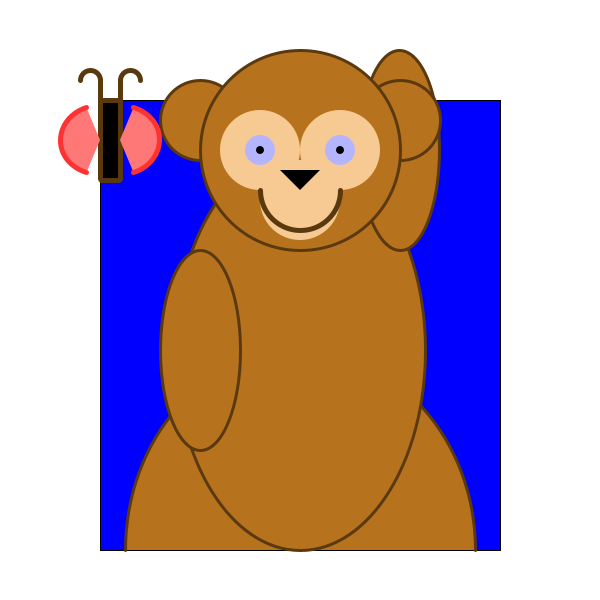
Frame 1 (no input)
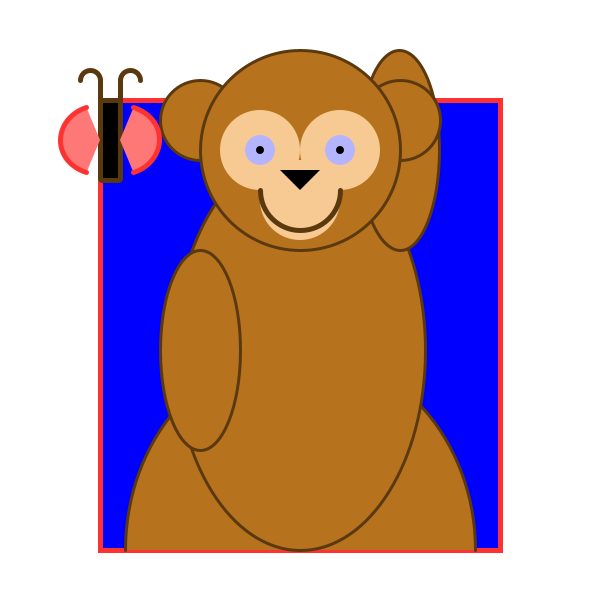
Frame 60 (the mouse pressed at the canvas centre just before this capture)
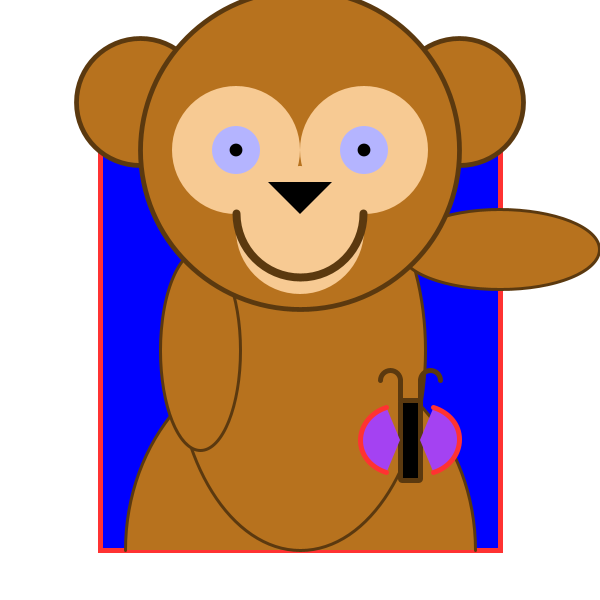
Frame 120 (the mouse held since frame 60 and released just before this capture)

The Processing sketch that drew these frames (run headless with seeded random() and noise(); from frame 60 on, the mouse is pressed at the canvas centre):

// Processing sketch: D104_Armaan_Bandali_Lab2_301322810
// ── D104_Armaan_Bandali_Lab2_301322810.pde
void setup() {
  size(600, 600);
}

color c = color (255, 120, 120);
float scaHead = 1;

void mousePressed(){
  c = color(random(255), random(255), random(255));
}

void mouseReleased(){
  scaHead = 1;
}

void drawBG(){
  //background
  background(255); 
  fill(0,0,255);
  rect(100,100,400,450);
  strokeWeight(3);
  stroke(183/2, 114/2, 15);
  fill(183, 114, 30);
}

void drawBear(float sca, float rot){
  pushMatrix();
  translate(300,350);
  
  //feet
  arc(0, 200, 350, 400, -PI, 0);

  //body
  ellipse(0, 0, 250, 400);

  //arms
  pushMatrix();
  translate(100, -100);
  rotate(rot);
  ellipse(0, 100, 80, 200);
  popMatrix();
  ellipse(-100, 0, 80, 200);

  popMatrix();
  pushMatrix();
  translate(300,150);
  scale(sca);
  
  //ears
  ellipse(100, -30, 80, 80);
  ellipse(-100, -30, 80, 80);

  //head
  ellipse(0, 0, 200, 200);
  
  //face
  noStroke();
  fill(247,202,147);
  ellipse(-40,0,80,80);
  ellipse(40,0,80,80); 
  ellipse(0,50,80,80);
  
  //irises
  fill(180,180,255);
  ellipse(-40,0,30,30);
  ellipse(40,0,30,30);
  
  //pupils
  fill(0); 
  ellipse(-40,0,8,8);
  ellipse(40,0,8,8);
  
  //nose
  triangle(0,40,-20,20,20,20);
  
  noFill();
  stroke(183/2, 114/2, 15);
  strokeWeight(5);
  arc(0,40,80,80,0,PI);
  
  popMatrix();
}

void drawButterfly(color wingColor, int xposition, int yposition){
  //butterfly
  
  //body
  fill(0);
  rect(100+xposition,100+yposition,20,80,ROUND);
  
  //attenae
  line(100+xposition,100+yposition,100+xposition,80+yposition);
  noFill();
  arc(90+xposition,80+yposition,20,20,-PI,0);
  line(120+xposition,100+yposition,120+xposition,80+yposition);
  arc(130+xposition,80+yposition,20,20,-PI,0);
  
  //wings
  stroke(255,50,50);
  fill(wingColor);
  arc(100+xposition,140+yposition,80,70,radians(110),radians(250));
  arc(120+xposition,140+yposition,80,70,radians(-70),radians(70));
}

void draw(){
  drawBG();
  
   if (mousePressed){
    scaHead+=0.01;
  }
  
  float r = map(mouseX, 0, width, -PI, 0);
  drawBear(scaHead,r);
  drawButterfly(c, mouseX, mouseY);
 
}
